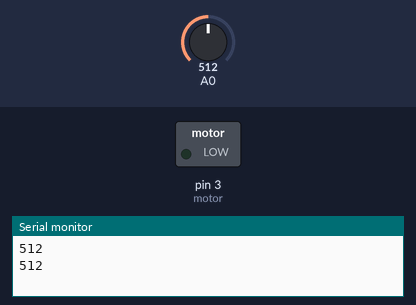
Bench run of a sketch on a simulated Arduino Uno, built with avr-gcc and run on an emulated ATmega328P. Parts: switched loads named in the sketch (green lamp = pin HIGH), the last lines printed to the serial monitor. The test bench sets the inputs (shaded band); at power-on: A0 = 512.

Above: at 4.8 s.
4.9 s: A0 set to 464
12.2 s: A0 set to 438
At 19.3 s:
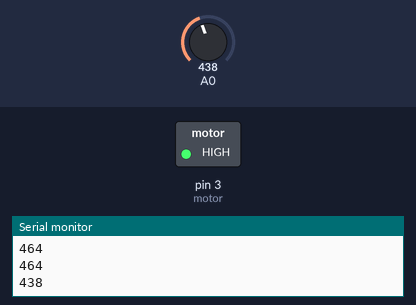
20.5 s: A0 set to 460
At 27.8 s:
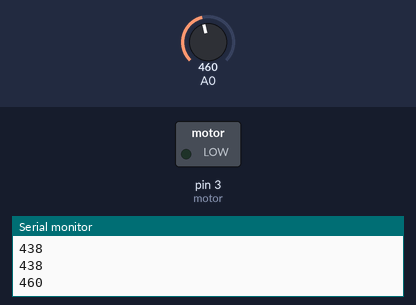
28.5 s: A0 set to 440
At 36.3 s:
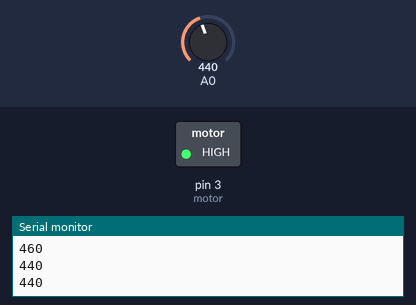
Timing chart, 0 to 37.5 s (numbered marks = the images above; inputs shaded):
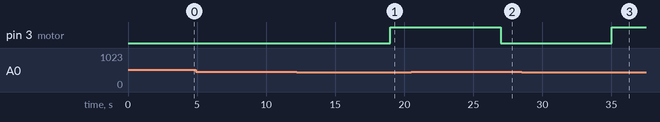

The sketch:

ProektKod.ino
```cpp
const int motor=3; //pin for pump
const int waitTime=1; //time that the sensor waits to scan the moisture
const int wateringTime=2; //time that the pump works for
void setup() {
 Serial.begin(9600); // initialize serial communication
 pinMode(motor,OUTPUT);// initialize the pump
}
void loop() {
 int moistureVal = analogRead(A0); // read the input on analog pin 0:
 Serial.println(moistureVal); // print out the analog val
 delay(3000);
 if(moistureVal>450){ //if the moisture is above 450 the motor starts working
 digitalWrite(motor,LOW); //turning on the pump
 delay(wateringTime*500); //it works for 1 second,but it can be changed in the variable 'wateringTime'

 }
 else{//if the mositure is below 450 the motor doesn't turn on.
 digitalWrite(motor,HIGH);//turning off the pump
 delay(waitTime*1000);//it waits for 1 second,but it can be changed in the variable 'waitTime'
 }
}
```

Measured:
- the behaviour switches between 451 and 450 on A0 (found by bisection; images 0 and 1)
- after the input at 12.2 s, pin 3 (motor): LOW → HIGH after 6.8 s
- after the input at 20.5 s, pin 3 (motor): HIGH → LOW after 6.5 s
- after the input at 28.5 s, pin 3 (motor): LOW → HIGH after 6.5 s
